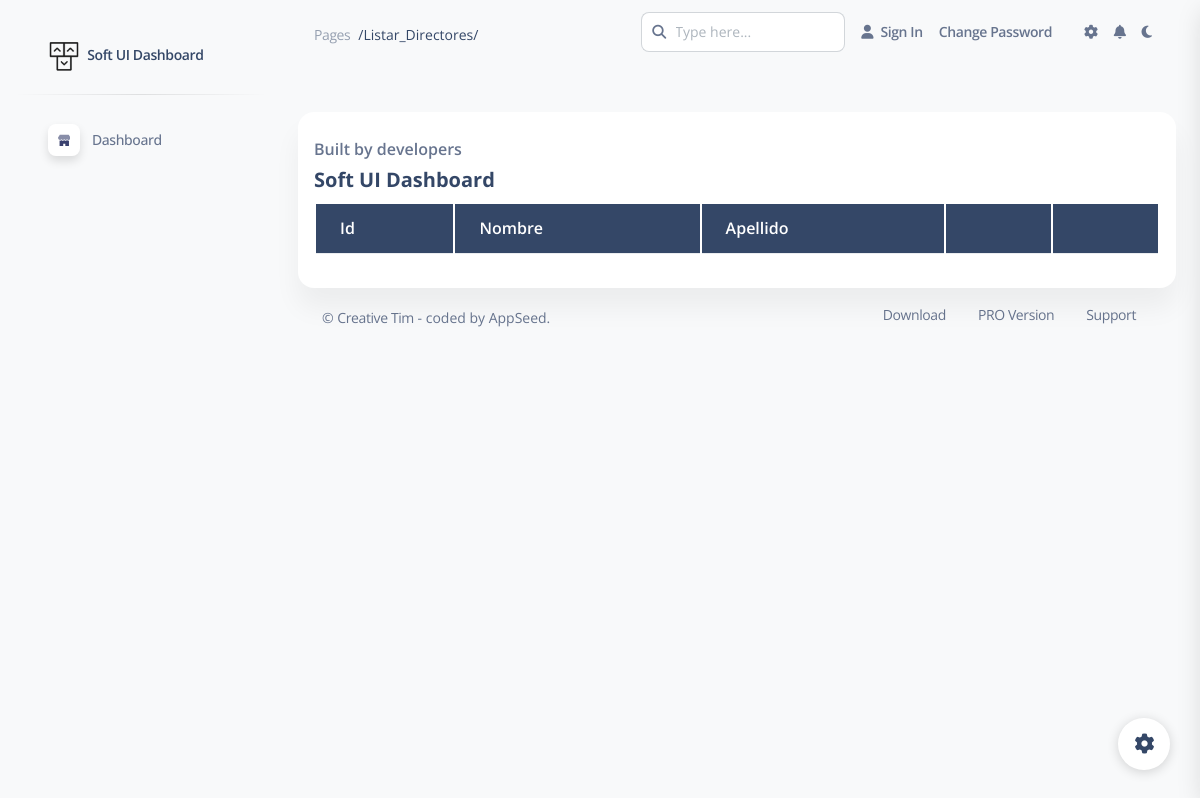
/listar_directores/, run on an earlier commit of the app's database.
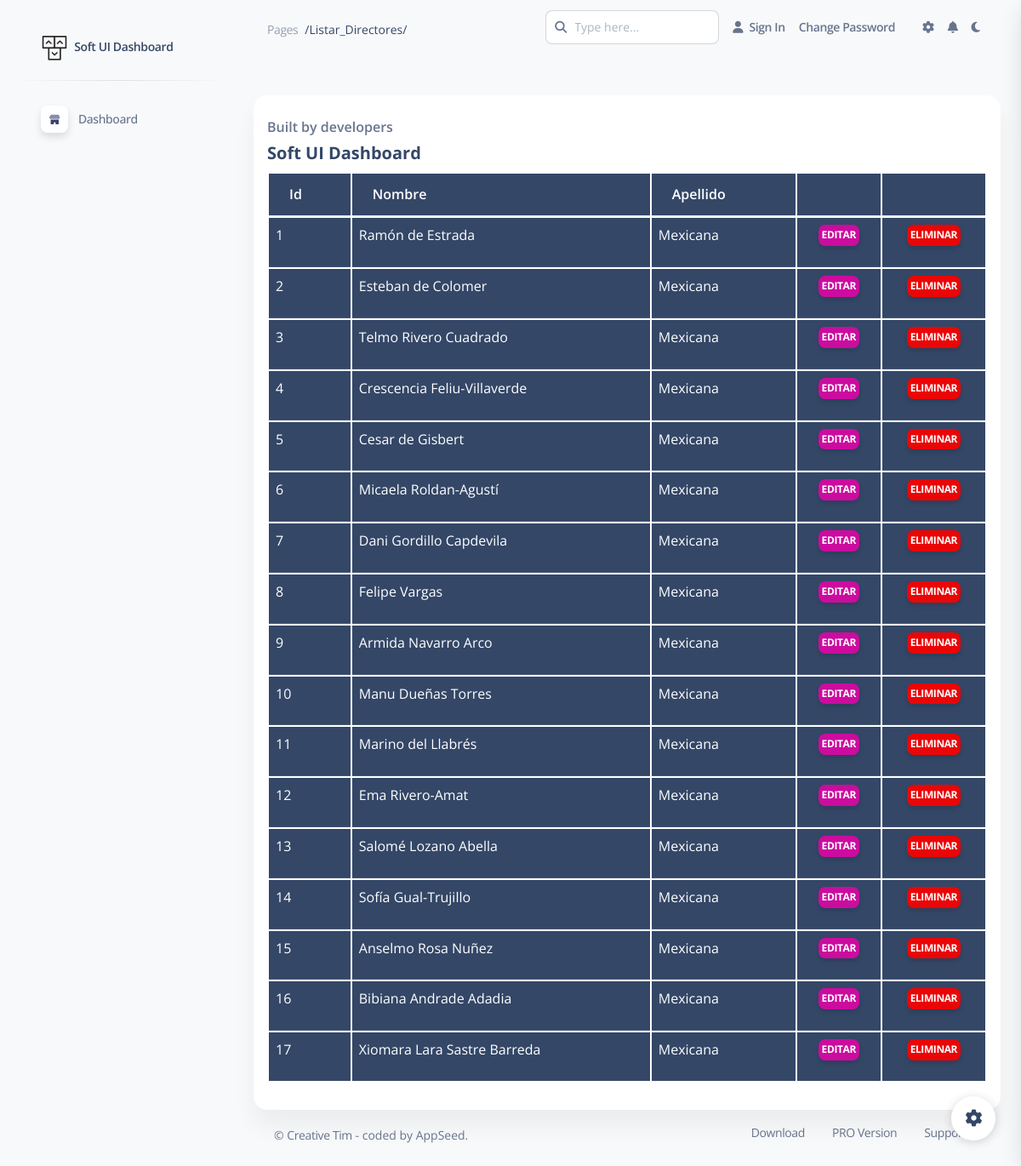
And on a later commit of the database.
### director_cine/models.py (models this page shows, shortened)
class Director(models.Model):
    nombre = models.CharField(max_length=100)
    nacionalidad = models.CharField(max_length=100)
    fecha_nacimiento = models.DateField()

### director_cine/views.py (the view)
# urls.py: path('listar_directores/', views.listar_directores, name='Lista directores'),
def listar_directores(request):
    directores = Director.objects.all()
    return render(
        request, 'pages/listar_directores.html',
        context={
            'directores': directores,
            'pagina': 'directores',
            'titulo': 'Listar Directores',
        }
    )

### director_cine/templatetags/admin_soft.py (called while the page is built)
@assignment_tag(takes_context=True)
def admin_get_menu(context):
    return get_menu_items(context)

### director_cine/templates/pages/listar_directores.html (shortened to what this page needs)
{% extends 'layouts/base.html' %}
{% load static %}
{% block content %}
    <div class="container-fluid py-4">
      <div class="row mt-4">
        <div class="col-lg-12 mb-lg-0 mb-4">
          <div class="card">
            <div class="card-body p-3">
              <div class="row">
                <div class="col-lg-12">
                  <div class="d-flex flex-column h-100">
                    <p class="mb-1 pt-2 text-bold">Built by developers</p>
                    <h5 class="font-weight-bolder">Soft UI Dashboard</h5>
                    <table class="table table-dark">
    <thead>
        <tr>
            <th class="text-right" scope="col">Id</th>
            <th class="text-right" scope="col">Nombre</th>
            <th class="text-right" scope="col">Apellido</th>
            <th></th>
            <th></th>
        </tr>
    </thead>
    <tbody>{% for director in directores %}
        <tr scope="row">
            <td class="text-right">{{director.id}}</td>
            <td class="text-right">{{director.nombre}}</td>
            <td class="text-right">{{director.nacionalidad}}</td>
            <td class="text-center"><a class="btn btn-primary btn-xs px-1 py-1"
                    href="/eliminar_director/{{director.id}}">Editar</a>
            </td>
            <td class="text-center"><a class="btn btn-danger btn-xs px-1 py-1"
                    href="/eliminar_director/{{director.id}}">Eliminar</a>
            </td>
        </tr>
        {%endfor%}
    </tbody>
</table>
                  </div>
                </div>
              </div>
            </div>
          </div>
        </div>
      </div>
      {% include "includes/footer.html" %}
    </div>
{% endblock content %}

### director_cine/templates/layouts/base.html (shortened to what this page needs)
{% load i18n %}
{% load static %}
{% get_current_language as LANGUAGE_CODE %}
{% get_current_language_bidi as LANGUAGE_BIDI %}
<!DOCTYPE html>
<html lang="{{ LANGUAGE_CODE|default:"en-us" }}">
<head>
    <link href="{% static 'css/nucleo-icons.css' %}" rel="stylesheet" />
    <link href="{% static 'css/nucleo-svg.css' %}" rel="stylesheet" />
    <link href="{% static 'css/nucleo-svg.css' %}" rel="stylesheet" />
    <link id="pagestyle" href="{% static 'css/soft-ui-dashboard.css' %}" rel="stylesheet" />
    <link id="pagestyle_dark" href="{% static 'css/dark-theme-core.css' %}" rel="stylesheet" />
</head>
<body class="g-sidenav-show bg-gray-100">
    {% include "includes/sidebar.html" %}
    <main class="main-content position-relative max-height-vh-100 h-100 border-radius-lg ">
        {% include "includes/navigation.html" %}
        {% block content %}{% endblock content %}
    </main>
    {% include "includes/fixed-plugin.html" %}
</body>
</html>

### director_cine/templates/includes/sidebar.html (shortened to what this page needs)
{% load i18n static admin_soft %}
<aside class="sidenav navbar navbar-vertical navbar-expand-xs border-0 border-radius-xl my-3 fixed-start ms-3 " id="sidenav-main">
  <div class="sidenav-header">
    <a class="navbar-brand m-0" href="{% url 'admin:index' %}">
      <img src="{% static 'img/logo-ct-dark.png' %}" class="navbar-brand-img h-100" alt="main_logo">
      <span class="ms-1 font-weight-bold">Soft UI Dashboard</span>
    </a>
  </div>
  <hr class="horizontal dark mt-0">
  <div class="collapse navbar-collapse  w-auto " id="sidenav-collapse-main">
    <ul class="navbar-nav">
      <li class="nav-item">
        {% if request.user.is_superuser %}
        <a href="{% url 'admin:index' %}" class="nav-link {% if 'index' in segment %} active {% endif %}">
        {% else %}
        <a href="{% url 'index' %}" class="nav-link {% if 'index' in segment %} active {% endif %}">
        {% endif %}
          <div class="icon icon-shape icon-sm shadow border-radius-md bg-white text-center me-2 d-flex align-items-center justify-content-center">
          </div>
          <span class="nav-link-text ms-1">{% trans 'Dashboard' %}</span>
        </a>
      </li>
    </ul>
  </div>
</aside>

### director_cine/templates/includes/navigation.html (shortened to what this page needs)
{% load static %}
<nav class="navbar navbar-main navbar-expand-lg px-0 mx-4 shadow-none border-radius-xl" id="navbarBlur" navbar-scroll="true">
  <div class="container-fluid py-1 px-3">
    <nav aria-label="breadcrumb">
      <ol class="breadcrumb bg-transparent mb-0 pb-0 pt-1 px-0 me-sm-6 me-5">
        <li class="breadcrumb-item text-sm"><a class="opacity-5 text-dark" href="javascript:;">Pages</a></li>
        <li class="text-sm text-dark active ms-2" aria-current="page">
          {% if request.path == '/' %} / Dashboard {% else %} {{ request.path|title }} {% endif %}
        </li>
      </ol>
    </nav>
    <div class="collapse navbar-collapse mt-sm-0 mt-2 me-md-0 me-sm-4" id="navbar">
      <div class="ms-md-auto pe-md-3 d-flex align-items-center">
        <div class="input-group">
          <span class="input-group-text text-body"><i class="fas fa-search" aria-hidden="true"></i></span>
          <input type="text" class="form-control" placeholder="Type here...">
        </div>
      </div>
      <ul class="navbar-nav  justify-content-end">
        {% if request.user.is_authenticated %}
          <li class="nav-item d-flex align-items-center">
            {% if request.user.is_superuser %}
            <a href="{% url 'admin:logout' %}" class="nav-link text-body font-weight-bold px-0">
            {% else %}
            <a href="{% url 'logout' %}" class="nav-link text-body font-weight-bold px-0">
            {% endif %}
              <i class="fa fa-user me-sm-1"></i>
              <span class="d-sm-inline d-none me-3">Logout</span>
            </a>
          </li>
        {% else %}
          <li class="nav-item d-flex align-items-center">
            <a href="{% url 'login' %}" class="nav-link text-body font-weight-bold px-0">
              <i class="fa fa-user me-sm-1"></i>
              <span class="d-sm-inline d-none me-3">Sign In</span>
            </a>
          </li>
        {% endif %}
        <li class="nav-item d-flex align-items-center">
          {% if request.user.is_superuser %}
          <a href="{% url 'admin:password_change' %}" class="nav-link text-body font-weight-bold px-0">
          {% else %}
          <a href="{% url 'password_change' %}" class="nav-link text-body font-weight-bold px-0">
          {% endif %}
            <span class="d-sm-inline d-none me-3">Change Password</span>
          </a>
        </li>
        <li class="nav-item px-3 d-flex align-items-center">
          <a href="javascript:;" class="nav-link text-body p-0">
            <i class="fa fa-cog fixed-plugin-button-nav cursor-pointer"></i>
          </a>
        </li>
        <li class="nav-item dropdown pe-3 d-flex align-items-center">
          <a href="javascript:;" class="nav-link text-body p-0" id="dropdownMenuButton" data-bs-toggle="dropdown" aria-expanded="false">
            <i class="fa fa-bell cursor-pointer"></i>
          </a>
        </li>
        <li class="nav-item pe-2 d-flex align-items-center">
          <label for="theme-switch" class="nav-link text-body p-0 m-0">
            <i class="fa fa-sun fixed-plugin-button-nav cursor-pointer" id="theme-indicator"></i>
          </label>
        </li>
      </ul>
    </div>
  </div>
</nav>

### director_cine/templates/includes/footer.html
      <footer class="footer pt-3  ">
        <div class="container-fluid">
          <div class="row align-items-center justify-content-lg-between">
            <div class="col-lg-6 mb-lg-0 mb-4">
              <div class="copyright text-center text-sm text-muted text-lg-start">
                &copy; <a href="https://bit.ly/3fKQZaL" class="text-muted" target="_blank">Creative Tim</a> - coded by AppSeed.
              </div>
            </div>
            <div class="col-lg-6">
              <ul class="nav nav-footer justify-content-center justify-content-lg-end">
                <li class="nav-item">
                  <a href="https://appseed.us/product/soft-ui-dashboard/django/" class="nav-link text-muted" target="_blank">Download</a>
                </li>
                <li class="nav-item">
                  <a href="https://appseed.us/product/soft-ui-dashboard-pro/django/"
                     class="nav-link text-muted" target="_blank">PRO Version</a>
                </li>
                <li class="nav-item">
                  <a href="https://appseed.us/support/" class="nav-link text-muted" target="_blank">Support</a>
                </li>
              </ul>
            </div>
          </div>
        </div>
      </footer>

### director_cine/templates/includes/fixed-plugin.html (shortened to what this page needs)
{% load static %}
  <div class="fixed-plugin">
    <a class="fixed-plugin-button text-dark position-fixed px-3 py-2">
      <i class="fa fa-cog py-2"> </i>
    </a>
  </div>

### director_cine/templates/includes/scripts.html (shortened to what this page needs)
{% load static %}

### static/css/nucleo-svg.css (style rules this page uses)
.icon { display: inline-block; color: #111111; height: 1em; width: 1em; }
.icon-sm { height: 0.8em; width: 0.8em; }
.icon { fill: currentColor; stroke: none; }

### static/css/dark-theme-core.css (style rules this page uses)
body { transition: background-color 200ms ease-in; }

What changed in the data, as far as the page shows it:
added Director: id "1", nombre "Ramón de Estrada", nacionalidad "Mexicana"
added Director: id "2", nombre "Esteban de Colomer", nacionalidad "Mexicana"
added Director: id "3", nombre "Telmo Rivero Cuadrado", nacionalidad "Mexicana"
added Director: id "4", nombre "Crescencia Feliu-Villaverde", nacionalidad "Mexicana"
added Director: id "5", nombre "Cesar de Gisbert", nacionalidad "Mexicana"
added Director: id "6", nombre "Micaela Roldan-Agustí", nacionalidad "Mexicana"
added Director: id "7", nombre "Dani Gordillo Capdevila", nacionalidad "Mexicana"
added Director: id "8", nombre "Felipe Vargas", nacionalidad "Mexicana"
added Director: id "9", nombre "Armida Navarro Arco", nacionalidad "Mexicana"
added Director: id "10", nombre "Manu Dueñas Torres", nacionalidad "Mexicana"
added Director: id "11", nombre "Marino del Llabrés", nacionalidad "Mexicana"
added Director: id "12", nombre "Ema Rivero-Amat", nacionalidad "Mexicana"
added Director: id "13", nombre "Salomé Lozano Abella", nacionalidad "Mexicana"
added Director: id "14", nombre "Sofía Gual-Trujillo", nacionalidad "Mexicana"
added Director: id "15", nombre "Anselmo Rosa Nuñez", nacionalidad "Mexicana"
added Director: id "16", nombre "Bibiana Andrade Adadia", nacionalidad "Mexicana"
added Director: id "17", nombre "Xiomara Lara Sastre Barreda", nacionalidad "Mexicana"
